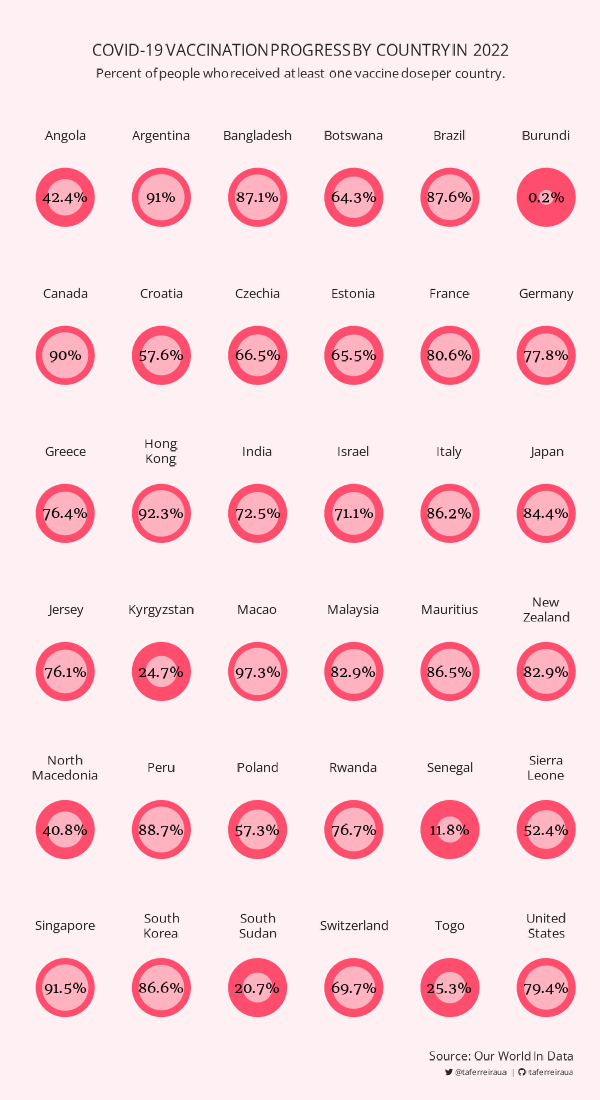

Source code (R):
library(tidyverse)
library(reshape2)
library(ggtext)
library(ggview)


# dados
df <- read.csv("~/owid-covid-data.csv")


# fontes
sysfonts::font_add('fb', 'fontes/Font Awesome 6 Brands-Regular-400.otf')
sysfonts::font_add_google("Open Sans","opensans")
showtext::showtext_auto()
showtext::showtext_opts(dpi=150)

# plot - vacinação por país por continente

# titulo, subtitulo e caption
title = paste0("<span style='font-family:opensans;color:#242526;'><br>COVID-19 VACCINATION PROGRESS BY COUNTRY IN 2022</span>",
               "<span style='font-family:opensans;color:#242526;font-size:6pt;'><br>Percent of people who received at least one vaccine dose per country.</span>")
caption <- paste0(
  "<span style='font-family:opensans;color:#242526;font-size:5.7pt;'>Source: Our World In Data </span><br>",
  "<span style='font-family:fb;color:#242526;font-size:4pt;'>&#xf099;</span>",
  "<span style='font-family:opensans;color:#242526;font-size:4pt;'> @taferreiraua  | </span>",
  "<span style='font-family:fb;color:#242526;font-size:4pt;'>&#xf09b;</span>",
  "<span style='font-family:opensans;color:#242526;font-size:4pt;'> taferreiraua </span>"
)

ggplot(country_data) +
  geom_point(aes(x=location, y=1, size=1.8), colour='#ff4d6d', show.legend = T) +
  geom_point(aes(x=location, y=1, size=percent.people.vaccinated), colour='#ffb3c1', show.legend = T) +
  geom_text(aes(x=location, y=1, label=paste0(round(percent.people.vaccinated*100,1), '%')),
            size=2.3, fontface='bold', family='headland one') +
  facet_wrap(~location, scales = "free", labeller = labeller(.rows = label_wrap_gen(1))) +
  theme_minimal() +
  labs(title=title, caption=caption) +
  theme(
    plot.title.position = 'plot',
    plot.title = element_markdown(size=7.5, hjust = .5, lineheight=.7),
    plot.caption = element_markdown(size=5, lineheight=.7),
    plot.background = element_rect(fill='#fff0f3', color='#fff0f3'),
    axis.title = element_blank(),
    axis.text = element_blank(),
    legend.position = 'top',
    panel.grid = element_blank(),
    strip.background = element_blank(),
    strip.text = element_text(size=6, family = 'opensans', lineheight=.5),
    strip.clip = 'off'
  ) +
  guides(size="none")

ggview(units = 'px', width = 600, height = 1100)
ggsave(units = 'px', width = 600, height = 1100, filename='Vaccination-per-country.png')
